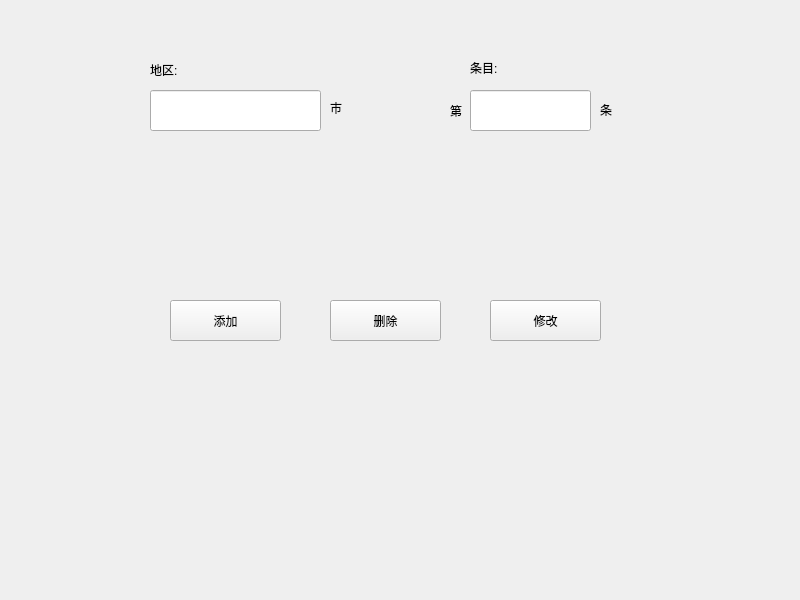
<?xml version="1.0" encoding="UTF-8"?>
<ui version="4.0">
 <class>MainWindow</class>
 <widget class="QMainWindow" name="MainWindow">
  <property name="geometry">
   <rect>
    <x>0</x>
    <y>0</y>
    <width>800</width>
    <height>600</height>
   </rect>
  </property>
  <property name="windowTitle">
   <string>知识图谱demo</string>
  </property>
  <property name="unifiedTitleAndToolBarOnMac">
   <bool>false</bool>
  </property>
  <widget class="QWidget" name="centralwidget">
   <widget class="QPushButton" name="pushButton">
    <property name="geometry">
     <rect>
      <x>170</x>
      <y>300</y>
      <width>111</width>
      <height>41</height>
     </rect>
    </property>
    <property name="text">
     <string>添加</string>
    </property>
   </widget>
   <widget class="QPushButton" name="pushButton_2">
    <property name="geometry">
     <rect>
      <x>330</x>
      <y>300</y>
      <width>111</width>
      <height>41</height>
     </rect>
    </property>
    <property name="text">
     <string>删除</string>
    </property>
   </widget>
   <widget class="QPushButton" name="pushButton_3">
    <property name="geometry">
     <rect>
      <x>490</x>
      <y>300</y>
      <width>111</width>
      <height>41</height>
     </rect>
    </property>
    <property name="text">
     <string>修改</string>
    </property>
   </widget>
   <widget class="QLineEdit" name="lineEdit">
    <property name="geometry">
     <rect>
      <x>150</x>
      <y>90</y>
      <width>171</width>
      <height>41</height>
     </rect>
    </property>
   </widget>
   <widget class="QLineEdit" name="lineEdit_2">
    <property name="geometry">
     <rect>
      <x>470</x>
      <y>90</y>
      <width>121</width>
      <height>41</height>
     </rect>
    </property>
   </widget>
   <widget class="QLabel" name="label">
    <property name="geometry">
     <rect>
      <x>150</x>
      <y>60</y>
      <width>121</width>
      <height>21</height>
     </rect>
    </property>
    <property name="text">
     <string>地区:</string>
    </property>
    <property name="textFormat">
     <enum>Qt::RichText</enum>
    </property>
   </widget>
   <widget class="QLabel" name="label_2">
    <property name="geometry">
     <rect>
      <x>470</x>
      <y>60</y>
      <width>72</width>
      <height>15</height>
     </rect>
    </property>
    <property name="text">
     <string>条目:</string>
    </property>
   </widget>
   <widget class="QLabel" name="label_3">
    <property name="geometry">
     <rect>
      <x>450</x>
      <y>100</y>
      <width>31</width>
      <height>21</height>
     </rect>
    </property>
    <property name="text">
     <string>第</string>
    </property>
   </widget>
   <widget class="QLabel" name="label_4">
    <property name="geometry">
     <rect>
      <x>600</x>
      <y>100</y>
      <width>21</width>
      <height>20</height>
     </rect>
    </property>
    <property name="text">
     <string>条</string>
    </property>
   </widget>
   <widget class="QLabel" name="label_5">
    <property name="geometry">
     <rect>
      <x>330</x>
      <y>100</y>
      <width>31</width>
      <height>16</height>
     </rect>
    </property>
    <property name="text">
     <string>市</string>
    </property>
   </widget>
  </widget>
 </widget>
 <resources/>
 <connections/>
</ui>
